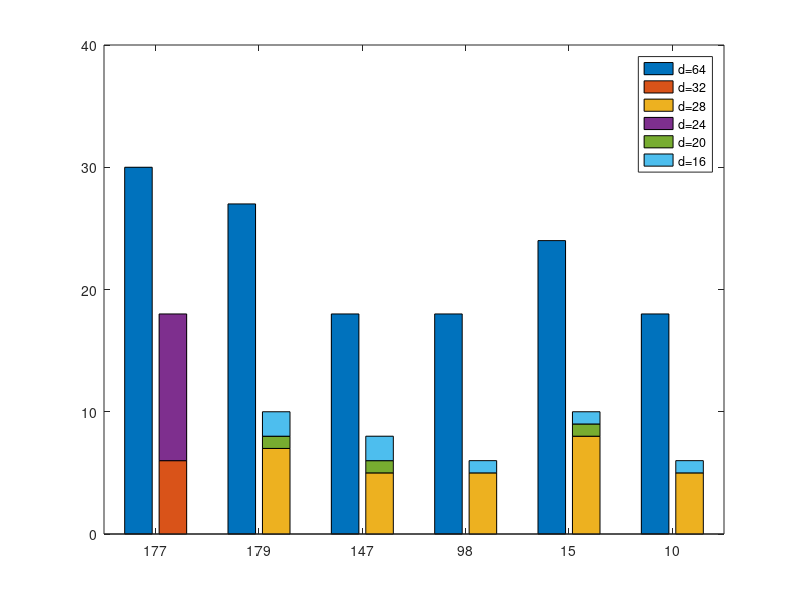

Write MATLAB code to recreate this figure.
% Y=[30,0,0 ;0,12,7;
%     27,0,0,;0,2,8; 
%     18,0,0,;0,2,6;
%     18,0,0;0,1,5;
%     24,0,0;0,1,9;
%     18,0,0;0,1,5]
Y=[30,0,0 0,0,0;0,6,0,12,0,0;
    27,0,0,0,0,0;0,0,7,0,1,2; 
    18,0,0,0,0,0;0,0,5,0,1,2;
    18,0,0,0,0,0;0,0,5,0,0,1;
    24,0,0,0,0,0;0,0,8,0,1,1;
    18,0,0,0,0,0;0,0,5,0,0,1]

 newY = reshape([reshape(Y,2,[]); zeros(1,numel(Y)/2)],[],6)
 h=bar(newY,'stacked');  %# Create a stacked histogram
 set(gca,'XLim',[0 18],'XTick',1.5:3:18,'XTickLabel',[177,179,147,98,15,10],'YLim',[0 40])%,'xlabel','I-DSC case no.','ylabel','No. of LPs');
 ax=gca

 l = cell(1,6);
 l{1}='d=64'; l{2}='d=32'; l{3}='d=28',l{4}='d=24'; l{5}='d=20'; l{6}='d=16'; 
legend(h,l); 